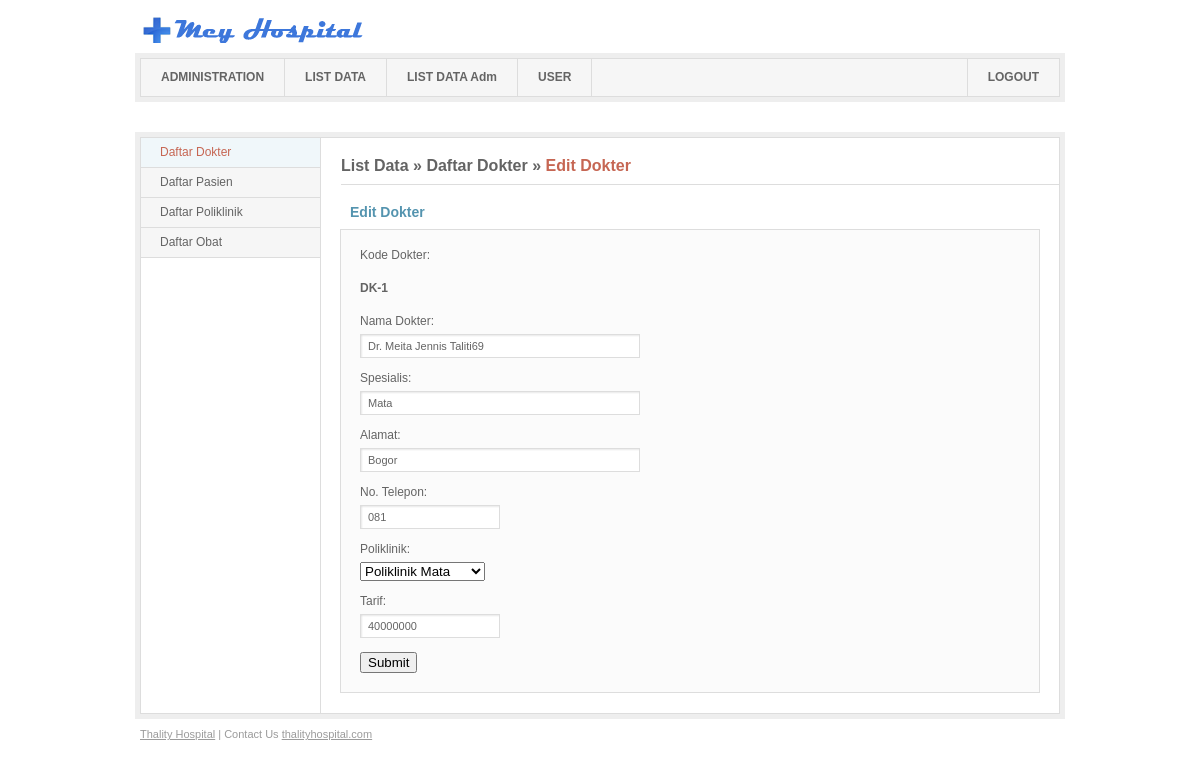
The page /administrator/index.php?menu=editDkt&kodeDkt=DK-1 (signed in) on the database its author committed.
### tables this page shows
CREATE TABLE IF NOT EXISTS `dokter` (
  `kodeDkt` varchar(5) NOT NULL,
  `namaDkt` varchar(100) NOT NULL,
  `spesialis` varchar(50) NOT NULL,
  `alamatDkt` varchar(100) NOT NULL,
  `telponDkt` varchar(18) NOT NULL,
  `kodePlk` varchar(5) NOT NULL,
  `tarif` varchar(12) NOT NULL,
  PRIMARY KEY (`kodeDkt`)
);

### administrator/listdata/editdkt.php (the view, shortened to what this page needs)
<?php
$kodeDkt=$_GET['kodeDkt'];
if(isset($_POST['submit'])){
	$namaDkt=$_POST['namaDkt'];
	$spesialis=$_POST['spesialis'];
	$alamatDkt=$_POST['alamatDkt'];
	$telponDkt=$_POST['telponDkt'];
	$kodePlk=$_POST['kodePlk'];
	$tarif=$_POST['tarif'];
	$set="UPDATE dokter SET namaDkt='$namaDkt', spesialis='$spesialis', alamatDkt='$alamatDkt', telponDkt='$telponDkt', kodePlk='$kodePlk', tarif='$tarif' WHERE kodeDkt='$kodeDkt'";
	if($sukses=mysql_query($set)){
	?>
<script language="javascript">document.location="index.php?menu=dokter"</script>
		<?php
	}else{
	$err=mysql_error();
	echo "$err";
	}
}else{
$sql="select * from dokter where kodeDkt='$kodeDkt'";
$sql = mysql_query($sql);
$data = mysql_fetch_array($sql);
}
?>
<div id="sidebar">
                	<ul class="sideNav">
                    	<li><a href="index.php?menu=dokter" class="active">Daftar Dokter</a></li>
                    	<li><a href="index.php?menu=pasien">Daftar Pasien</a></li>
                    	<li><a href="index.php?menu=poliklinik">Daftar Poliklinik</a></li>
                    	<li><a href="index.php?menu=obat">Daftar Obat</a></li>
                    </ul>
                </div>
<h2><a href="index.php?menu=listdata">List Data</a> &raquo; <a href="index.php?menu=dokter">Daftar Dokter</a> &raquo; <a  class="active">Edit Dokter</a></h2>
                <div id="main">
					<h3>Edit Dokter</h3>
					<form method="post" action="">
                    	<fieldset>
                        	<p><label>Kode Dokter:</label><p><label><b><input type="hidden" name="kodeDkt"><?php echo $data['kodeDkt']; ?></b></label></p>
                        	<p><label>Nama Dokter:</label><input type="text" name="namaDkt" class="text-long" value="<?php echo $data['namaDkt']; ?>" /></p>
                            <p><label>Spesialis:</label><input type="text" name="spesialis" class="text-long" value="<?php echo $data['spesialis']; ?>"/></p>
                        	<p><label>Alamat:</label><input type="text" name="alamatDkt" class="text-long" value="<?php echo $data['alamatDkt']; ?>"/></p>
                        	<p><label>No. Telepon:</label><input type="text" name="telponDkt" class="text-medium" value="<?php echo $data['telponDkt']; ?>"/></p>
							<p><label>Poliklinik:</label>
							<select name="kodePlk">
								<?php
								$sql="select * from poliklinik";
								$q=mysql_query($sql);
								while($rs=mysql_fetch_array($q)) {
								if ($rs['kodePlk']==$rst['kodePlk']) {
								$abc=$rs['kodePlk']."\" selected=\"selected";
								} else {
								$abc=$rs['kodePlk'];
								}
								?>
								<option value="<?=$abc ?>"> <?=$rs['namaPlk'] ?> </option>
								<?php
								}
								?></select>
								<p><label>Tarif:</label><input type="text" name="tarif" class="text-medium" value="<?php echo $data['tarif']; ?>"/></p>
                            <input type="submit" name="submit" value="Submit" />
                        </fieldset>
                    </form>
					</div>

### style/css/layout.css (style rules this page uses)
body { background: white; font-family: Arial, Helvetica, sans-serif; font-size: 12px; color: #646464; text-align: center; }
#sidebar { width: 179px; float: left; }
#sidebar .sideNav { width: 179px; }
#sidebar .sideNav li { border-bottom: 1px solid #ddd; width: 179px; }
#sidebar .sideNav li a { display: block; color: #646464; background: #f6f6f6; text-decoration: none; height: 29px; line-height: 29px; padding: 0 19px; width: 141px; }
#sidebar .sideNav li a.active, #sidebar .sideNav li a.active:hover { background: #f0f7fa; color: #c66653; }
h2 { width: 718px; float: right; color: #646464; font-size: 16px; line-height: 16px; font-weight: bold; margin: 20px 0 0 0; padding: 0 0 10px 0; border-bottom: 1px solid #ddd; }
h2 a { color: #646464; text-decoration: none; }
h2 a.active { color: #c66653; }
#main { width: 700px; float: right; padding: 0 19px 0 0; }
h3 { font-size: 14px; line-height: 14px; font-weight: bold; color: #5494af; padding: 0 0 0 10px; margin: 20px 0 10px; }
#main fieldset { border: 1px solid #ddd; padding: 19px; margin: 0 0 20px 0; background: #fbfbfb; }
#main fieldset p { margin: 0 0 14px 0; float: left; width: 100%; }
#main fieldset label { display: block; width: 100%; margin: 0 0 7px 0; line-height: 12px; }
#main fieldset .text-long { border: 1px solid #ddd; background: #fff url(../img/input-shaddow.gif) no-repeat left top; font: 11px Arial, Helvetica, sans-serif; color: #646464; padding: 5px 7px; width: 264px; float: left; margin: 0 10px 0 0; }
#main fieldset .text-medium { border: 1px solid #ddd; background: #fff url(../img/input-shaddow.gif) no-repeat left top; font: 11px Arial, Helvetica, sans-serif; color: #646464; padding: 5px 7px; width: 124px; float: left; margin: 0 10px 0 0; }

### rows shown on the page
dokter: kodeDkt "DK-1", namaDkt "Dr. Meita Jennis Taliti69", spesialis "Mata", alamatDkt "Bogor", telponDkt "081", tarif "40000000"

### other values the page prints
form field kodePlk "Poliklinik Mata"
